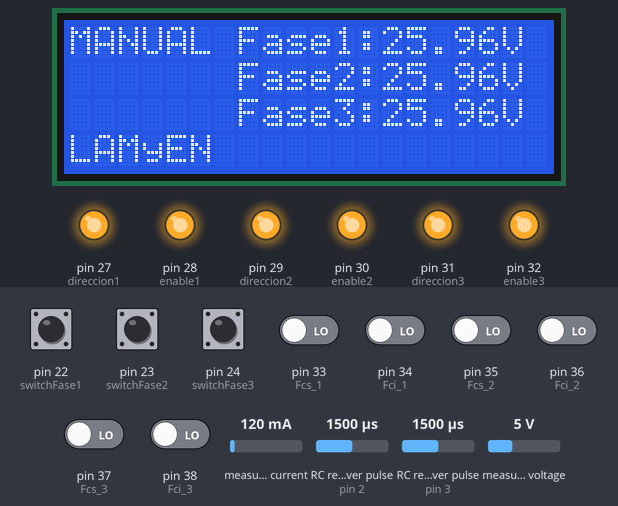
A sketch run on a simulated Arduino Mega 2560, built with avr-gcc and run on an emulated ATmega2560. Parts: 20×4 character LCD, output pins drawn as LEDs (lit = HIGH). Wiring (inferred from the names in the program): 2 × RC receiver channel: data pin 2 / data pin 3. Dashed ring = blinking. The inputs (shaded band) are chosen by the test bench; at power-on: pin 22 (switchFase1), pin 23 (switchFase2), pin 24 (switchFase3) HIGH, pin 33 (Fcs_1), pin 34 (Fci_1), pin 35 (Fcs_2), pin 36 (Fci_2), pin 37 (Fcs_3), pin 38 (Fci_3) LOW, RC receiver pulse (sensors on pin 2, pin 3) 1500 µs, measured current 120 mA, measured voltage 5 V.

Above: at 1.3 s.
1.4 s: pin 34 (Fci_1) driven HIGH
At 4.1 s:
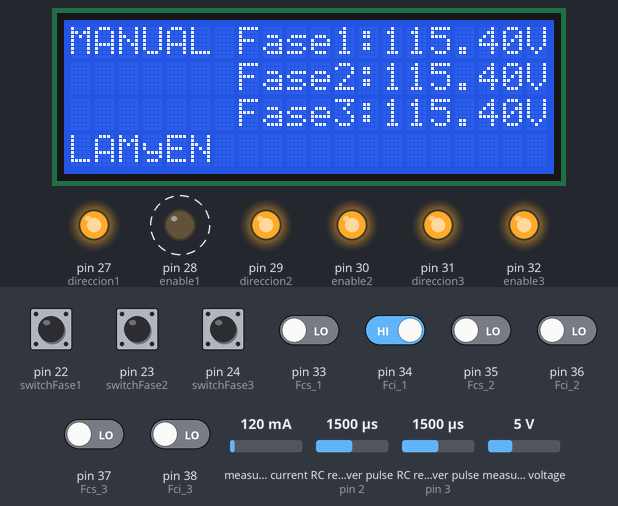
7.3 s: pin 33 (Fcs_1) driven HIGH
At 9.9 s:
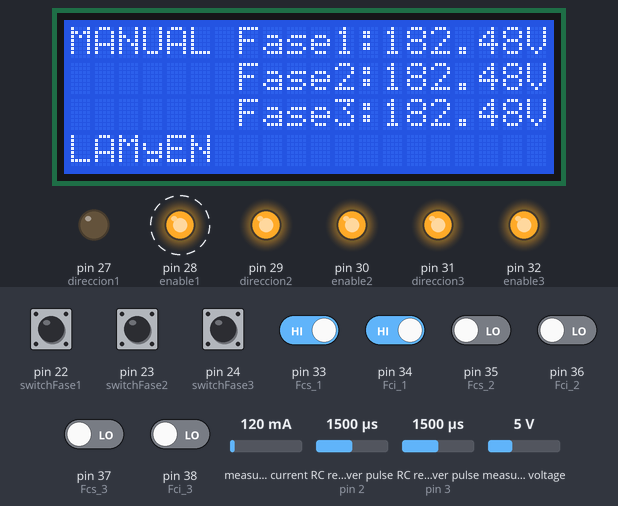
11.5 s: pin 35 (Fcs_2) driven HIGH
At 13.5 s:
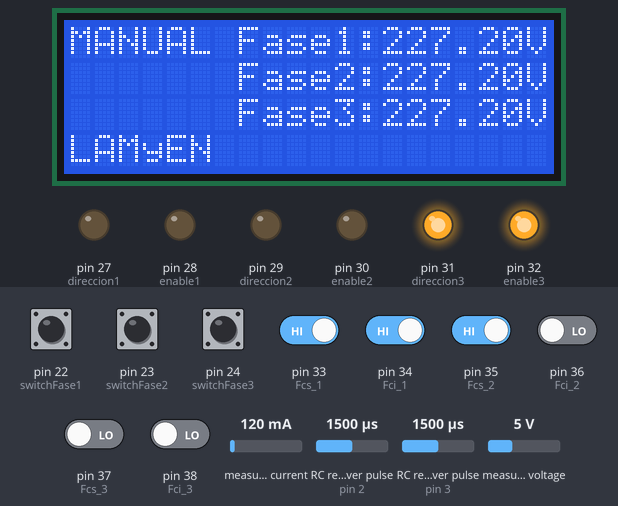
15.8 s: pin 36 (Fci_2) driven HIGH
At 17.5 s:
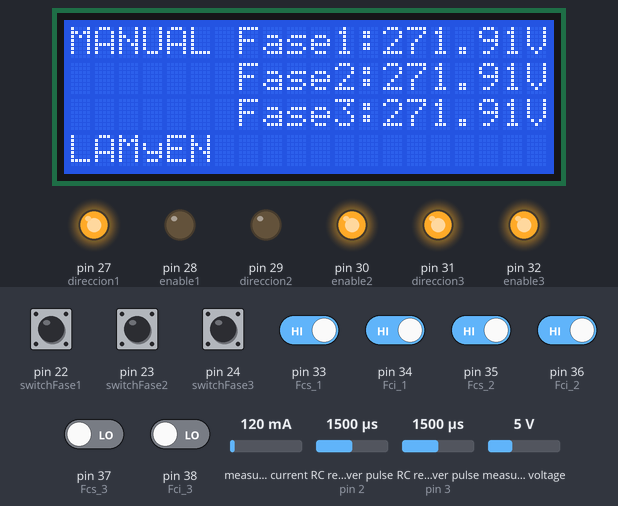
21.7 s: pin 37 (Fcs_3) driven HIGH
At 24.1 s:
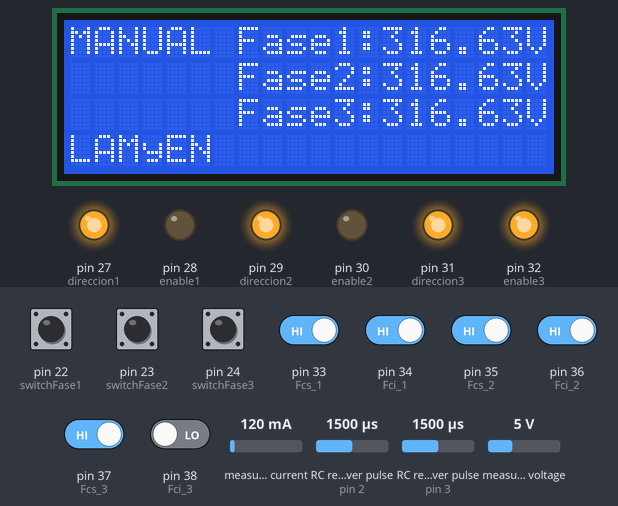
27.6 s: RC receiver pulse (sensor on pin 2) set to 1014 µs
At 34.1 s:
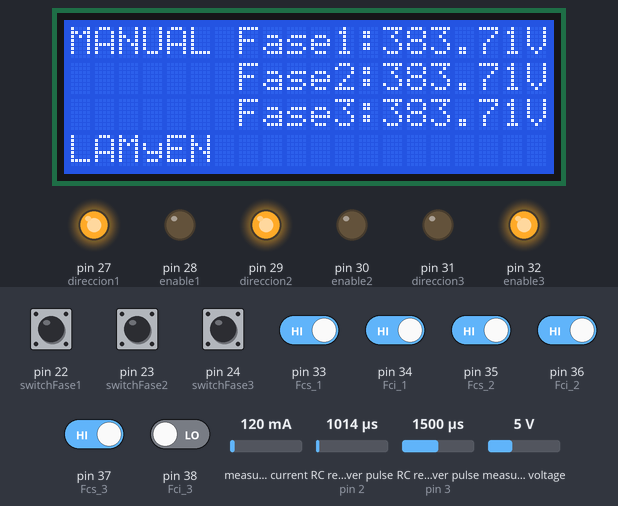
Timing chart, 0 to 34.8 s (numbered marks = the images above; inputs shaded):
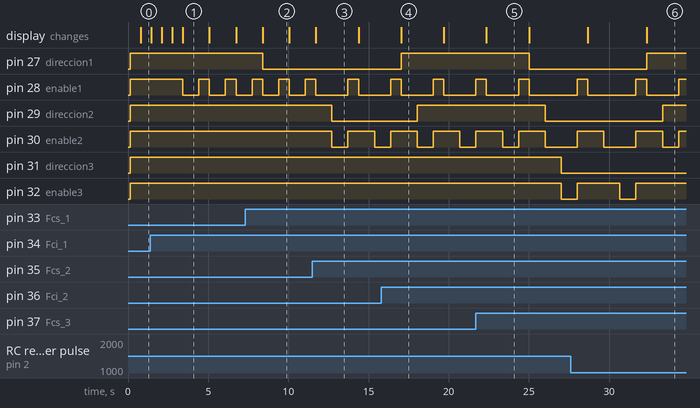

Measured:
- after the input at 1.4 s, pin 28 (enable1): alternates HIGH for 0.66 s and LOW for 1.0 s, starting after 2.0 s
- after the input at 7.3 s, pin 27 (direccion1): HIGH → LOW after 1.1 s
- after the input at 11.5 s, pin 29 (direccion2): HIGH → LOW after 1.2 s; pin 30 (enable2): HIGH → LOW after 1.2 s, → HIGH 1.0 s later, → LOW 1.7 s later
- after the input at 15.8 s, pin 28 (enable1): LOW → HIGH after 3.2 s, → LOW 0.66 s later, → HIGH 2.0 s later; pin 29 (direccion2): LOW → HIGH after 2.2 s
- after the input at 21.7 s, pin 28 (enable1): goes on until 25.0 s, then stays LOW; pin 30 (enable2): goes on until 26.0 s, then stays LOW; pin 31 (direccion3), pin 32 (enable3): HIGH → LOW after 5.3 s
- after the input at 27.6 s, pin 29 (direccion2): LOW → HIGH after 5.7 s instead of 2.1 s
- what the display in image 1 shows lasts 1.7 s, from 3.4 s to 5.1 s

The sketch:

Autotrafo_V_control_manual_encoder.ino
```cpp
#include <LiquidCrystal_I2C.h>
LiquidCrystal_I2C lcd(0x3F,20,4);//Direccion de LCD
#include <Wire.h>

#include "EmonLib.h"             // Include Emon Library
EnergyMonitor emon1;             // Create an instance 1
EnergyMonitor emon2;             // Create an instance 2
EnergyMonitor emon3;             // Create an instance 3

//----Configuraciones del encoder----

  const int channelPinA = 2;
  const int channelPinB = 3;

  const int timeThreshold = 20;
  long timeCounter = 0;

  const int maxSteps = 1024;
  volatile int ISRCounter = 0;
  volatile int ISRCounterM = 0;

  int counter1 = 800;
  int counter2 = 800;
  int counter3 = 800;

  int ISRCounterMPrev;
  int ISRCounterPrev;

  volatile int IsCW = 1;

  //----variables para sensor de tension-----

  int i = 0;

  float tenvals1 = 0.0;
  float tenvals2 = 0.0;
  float tenvals3 = 0.0;

  float Vrms1 = 0.0;
  float Vrms2 = 0.0;
  float Vrms3 = 0.0;

  //----------------------------------------

  float Fase1, Fase2, Fase3;

  int lectura1, lectura2, lectura3;

  //----------------------------------------

  int switchFase1 = 22;
  int switchFase2 = 23;
  int switchFase3 = 24;

  int switchManAut = 25;

//----------------------------------------

  int Fcs_1=33;
  int Fci_1=34;

  int Fcs_2=35;
  int Fci_2=36;

  int Fcs_3=37;
  int Fci_3=38;

//----------------------------------------

  int direccion1 = 27;
  int enable1 = 28;

  int direccion2 = 29;
  int enable2 = 30;

  int direccion3 = 31;
  int enable3 = 32;

//----------------------------------------

  void leerTension();
  void controlManual();
  void mostrarPatallaM();

void setup() {
   //-------------Configuracion LCD-------------

  lcd.init();
  lcd.begin(20,4);
  lcd.clear();
  lcd.backlight();// Indicamos medidas de LCD
  Wire.begin(); //configura el bus I2C estableciendo arduino como MASTER

  //----------------------------------------
  //----Configuraciones del encoder----

   pinMode(channelPinA, INPUT_PULLUP);
   Serial.begin(9600);
   attachInterrupt(digitalPinToInterrupt(channelPinA), doEncodeA, CHANGE);
   attachInterrupt(digitalPinToInterrupt(channelPinB), doEncodeB, CHANGE);

  //----Configuracion de sensor de voltaje----

  emon1.voltage(2, 352 , 1.7);  // Voltage: input pin, calibration, phase_shift
  emon2.voltage(3, 352 , 1.7);  // Voltage: input pin, calibration, phase_shift
  emon3.voltage(4, 352 , 1.7);  // Voltage: input pin, calibration, phase_shift

  //------------------------------------------

  //----Configuracion Entradas/Salidas------


  pinMode(switchFase1, INPUT_PULLUP);
  pinMode(switchFase2, INPUT_PULLUP);
  pinMode(switchFase3, INPUT_PULLUP);

  pinMode(enable1, OUTPUT);
  pinMode(direccion1, OUTPUT);

  pinMode(enable2, OUTPUT);
  pinMode(direccion2, OUTPUT);

  pinMode(enable3, OUTPUT);
  pinMode(direccion3, OUTPUT);


  digitalWrite(enable1, HIGH); // PRUEBA TB 6560
  digitalWrite(enable2, HIGH);
  digitalWrite(enable3, HIGH);

  digitalWrite(direccion1, HIGH); // PRUEBA TB 6560
  digitalWrite(direccion2, HIGH);
  digitalWrite(direccion3, HIGH);
  //-----------------------------------


}

void loop() {


    controlManual();

    leerTension();

    mostrarPatallaM();
}


void leerTension(){


    emon1.calcVI(20,2000);         // Calculate all. No.of half wavelengths (crossings), time-out
    emon2.calcVI(20,2000);         // Calculate all. No.of half wavelengths (crossings), time-out
    emon3.calcVI(20,2000);         // Calculate all. No.of half wavelengths (crossings), time-out

    Vrms1 = (emon1.Vrms - 3);
    Vrms2 = (emon2.Vrms - 3);
    Vrms3 = (emon3.Vrms - 3);

    tenvals1 += Vrms1;
    tenvals2 += Vrms2;
    tenvals3 += Vrms3;


  Fase1 = (tenvals1/10) + ((240-(tenvals1/10))*0.015); // Se le aplico una formula de correcion para un error de 3 volt en 40Vca
  Fase2 = (tenvals2/10) + ((240-(tenvals2/10))*0.015); // Se le aplico una formula de correcion para un error de 3 volt en 40Vca
  Fase3 = (tenvals3/10) + ((240-(tenvals3/10))*0.015); // Se le aplico una formula de correcion para un error de 3 volt en 40Vca


}


void controlManual(){

   //----Codigo para leer el encoder------------------------------


  //-------------------------------------------------------------

  if(ISRCounterM != ISRCounterMPrev){

    if(IsCW == 1){

      //-------control fase 1 sentido horario--------

      if(digitalRead(switchFase1)&& digitalRead(Fcs_1)){

        digitalWrite(enable1, LOW); //(LOW=ACTIVA , HIGH = DESACTIVA)
        digitalWrite(direccion1, LOW);
        delay(1000);

      }

      //---------------------------------------------

      //-------control fase 2 sentido horario--------

      if(digitalRead(switchFase2)&& digitalRead(Fcs_2)){

        digitalWrite(enable2, LOW);
        digitalWrite(direccion2, LOW);
        delay(1000);

      }

      //---------------------------------------------

      //-------control fase 3 sentido horario--------

      if(digitalRead(switchFase3)&& digitalRead(Fcs_3)){

        digitalWrite(enable3, LOW);
        digitalWrite(direccion3, LOW);
        delay(1000);


      }

      //---------------------------------------------


    }

    else{

      //-----control fase 1 sentido antihorario------

       if(digitalRead(switchFase1)&& digitalRead(Fci_1)){

        digitalWrite(enable1, LOW);
        digitalWrite(direccion1, HIGH);
        delay(1000);

      }

      //---------------------------------------------

      //-----control fase 2 sentido antihorario------

      if(digitalRead(switchFase2)&& digitalRead(Fci_2)){

        digitalWrite(enable2, LOW);
        digitalWrite(direccion2, HIGH);
        delay(1000);


      }

      //---------------------------------------------

      //-----control fase 3 sentido antihorario------

      if(digitalRead(switchFase3)&& digitalRead(Fci_3)){

        digitalWrite(enable3, LOW);
        digitalWrite(direccion3, HIGH);
        delay(1000);


      }


    }

    digitalWrite(enable1, HIGH);
    digitalWrite(enable2, HIGH);
    digitalWrite(enable3, HIGH);

  }

  ISRCounterMPrev = ISRCounterM;

}


void mostrarPatallaM(){

  lcd.clear();
  lcd.setCursor(0,0);
  lcd.print("MANUAL");
  lcd.setCursor(0,3);
  lcd.print("LAMyEN");

  lcd.setCursor(7,0);
  lcd.print("Fase1:");
  lcd.print(Fase1);
  lcd.print("V");
  lcd.setCursor(7,1);
  lcd.print("Fase2:");
  lcd.print(Fase2);
  lcd.print("V");
  lcd.setCursor(7,2);
  lcd.print("Fase3:");
  lcd.print(Fase3);
  lcd.print("V");

}

void doEncodeA()
{
   if (millis() > timeCounter + timeThreshold)
   {
      if (digitalRead(channelPinA) == digitalRead(channelPinB))
      {
         IsCW = 1;
         ISRCounter++;
         ISRCounterM++;
      }
      else
      {
         IsCW = 2;
         ISRCounter--;
         ISRCounterM--;
      }
      timeCounter = millis();
   }
}

void doEncodeB()
{
   if (millis() > timeCounter + timeThreshold)
   {
      if (digitalRead(channelPinA) != digitalRead(channelPinB))
      {
         IsCW = 1;
         ISRCounter++;
         ISRCounterM++;
      }
      else
      {
         IsCW = 2;
         ISRCounter--;
         ISRCounterM--;
      }
      timeCounter = millis();
   }
}
```
